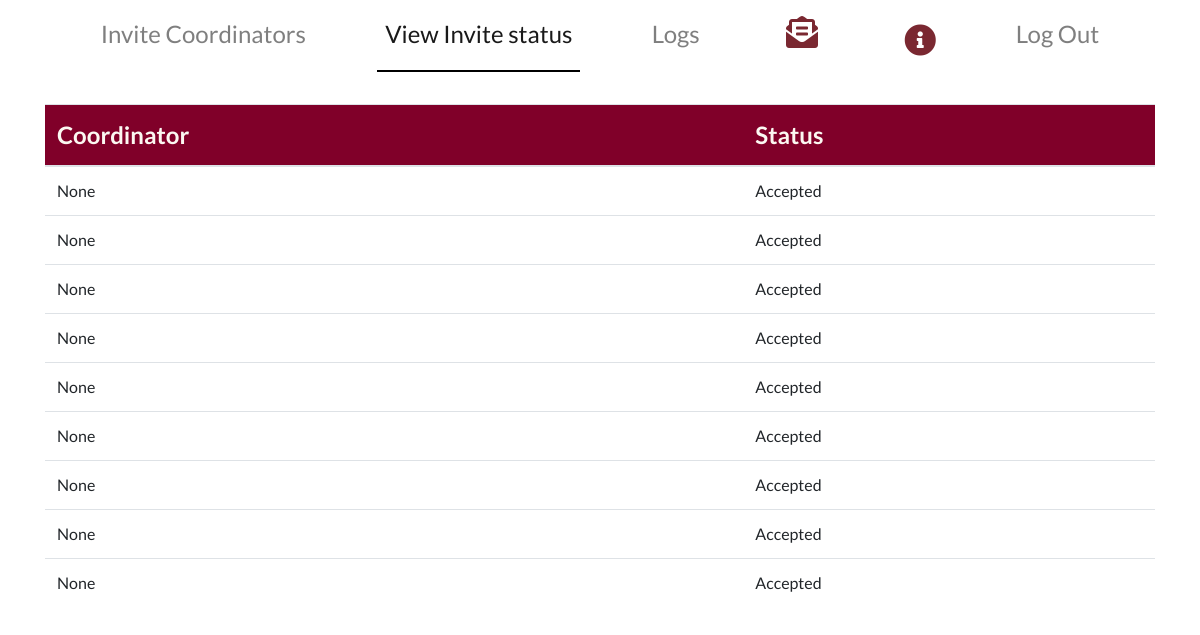
Page /invite_status (signed in) on the committed database.
### main/models.py (models this page shows)
class InvitedCo(models.Model):
    email = models.CharField(max_length=200)
    pending = models.BooleanField(default=True)
    dept = models.ForeignKey(Department,null=True,on_delete=models.CASCADE)
    name = models.CharField(null=True,max_length=400)

### main/views.py (the view)
# urls.py: path('invite_status', views.super_admin_past, name='super_admin_past'),
@user_passes_test(super_admin_test)
def super_admin_past(request):
    myinvitees = InvitedCo.objects.all().order_by('-id')
    invitees = Invited_Coordinator.objects.filter(invited_by=request.user.username).order_by('id')
    context = {'past':'active', 'invitees':invitees,'myinvitees':myinvitees,'cordinator':InvitedCo.objects.all()}
    return render(request, 'main/invite_status.html', context)

### main/views.py (called while the page is built)
def super_admin_test(user):
    return user.is_superuser

### main/templates/main/invite_status.html (shortened to what this page needs)
{% extends  'main/superadminbase.html' %}
{% load static %}
{% block body_block %}
<div class = "container">
<table class="table">
  <thead class = "card-header">
    <tr>
      <th scope="col">Coordinator</th>
      <th scope="col">Status</th>
    </tr>
  </thead>
  <tbody>
    {%for invite in myinvitees%}
    <tr>
      <td>{{invite.name}}</td>
      <td>
          {%if invite.pending %}
            Pending
          {%else%}
            Accepted
          {%endif%}
      </td>
    </tr>
    {%endfor%}
  </tbody>
</table>
</div>
{%endblock%}

### main/static/css/landing.css (style rules this page uses)
body { font-family: Montserrat, Lato, 'Nunito Sans', Helvetica, Arial, Platino, Garamond, Bookman, Lucidia; }
body { height: 100vh; }
th, label { font-size: 1.5rem; }
td { font-size: 1rem; }
.card-header { background-color: rgb(219,217,214) z-index:0; }
.card-header { background-color: #BD955A; color: rgb(252, 248, 242); }

### main/templates/main/invite_status.html (style rules this page uses)
.card-header { background-color: #800029; color: rgb(252, 248, 242); }

### rows in the picture
InvitedCo: name "None", pending "Accepted"
InvitedCo: name "None", pending "Accepted"
InvitedCo: name "None", pending "Accepted"
InvitedCo: name "None", pending "Accepted"
InvitedCo: name "None", pending "Accepted"
InvitedCo: name "None", pending "Accepted"
InvitedCo: name "None", pending "Accepted"
InvitedCo: name "None", pending "Accepted"
InvitedCo: name "None", pending "Accepted"
